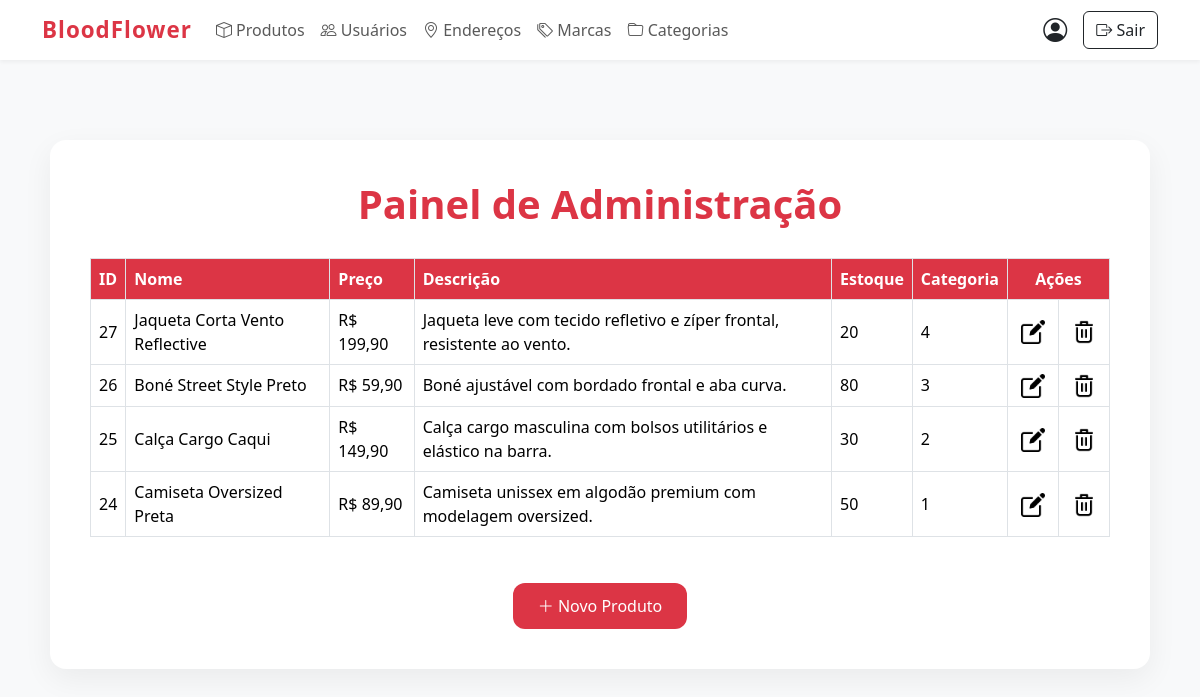
The app's page /inicioADM.php (signed in), older data.
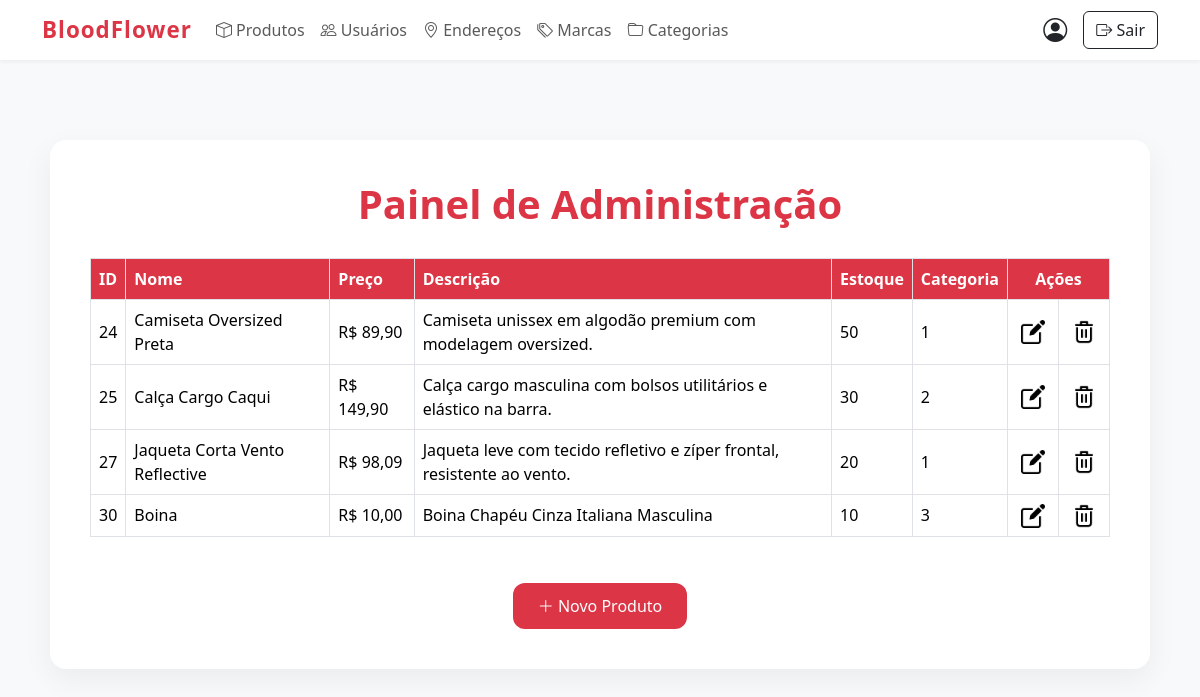
The same page, newer data.
### tables this page shows
CREATE TABLE IF NOT EXISTS `produtos` (
  `id` int NOT NULL AUTO_INCREMENT,
  `nome` varchar(100) NOT NULL,
  `descricao` text,
  `preco` decimal(10,2) NOT NULL,
  `preco_desconto` decimal(10,2) DEFAULT NULL,
  `estoque` int DEFAULT '0',
  `categoria_id` int DEFAULT NULL,
  `marca_id` int DEFAULT NULL,
  `imagem` varchar(255) DEFAULT NULL,
  PRIMARY KEY (`id`),
  KEY `categoria_id` (`categoria_id`),
  KEY `marca_id` (`marca_id`)
);

### inicioADM.php (the view, shortened to what this page needs)
<?php
include("conexao.php");
?>
<!DOCTYPE html>
<html lang="pt-br">
<head>
    <link href="https://cdn.jsdelivr.net/npm/bootstrap@5.3.3/dist/css/bootstrap.min.css" rel="stylesheet">
    <link href="https://cdn.jsdelivr.net/npm/bootstrap-icons@1.10.5/font/bootstrap-icons.css" rel="stylesheet">
</head>
<body>
<nav class="navbar navbar-expand-lg">
    <div class="container">
        <a class="navbar-brand" href="admin.php">BloodFlower</a>
        <div class="collapse navbar-collapse" id="navbarNavAdmin">
            <ul class="navbar-nav me-auto mb-2 mb-lg-0">
                <li class="nav-item">
                    <a class="nav-link" href="admin.php"><i class="bi bi-box"></i> Produtos</a>
                </li>
                <li class="nav-item">
                    <a class="nav-link" href="usuarios.php"><i class="bi bi-people"></i> Usuários</a>
                </li>
                <li class="nav-item">
                    <a class="nav-link" href="enderecos.php"><i class="bi bi-geo-alt"></i> Endereços</a>
                </li>
                <li class="nav-item">
                    <a class="nav-link" href="marcas.php"><i class="bi bi-tags"></i> Marcas</a>
                </li>
                <li class="nav-item">
                    <a class="nav-link" href="categorias.php"><i class="bi bi-folder"></i> Categorias</a>
                </li>
            </ul>
            <div class="d-flex align-items-center gap-3">
                <?php if (!isset($_SESSION['email'])) { ?>
                    <a href="entrar.php" class="btn btn-outline-dark btn-sm">Entrar</a>
                <?php } else { ?>
                    <a href="perfil.php" class="text-dark" title="Meu Perfil">
                        <i class="bi bi-person-circle fs-4"></i>
                    </a>
                <?php } ?>
                <a href="logoff.php" class="btn btn-outline-dark">
                    <i class="bi bi-box-arrow-right"></i> Sair
                </a>
            </div>
        </div>
    </div>
</nav>
<div class="container-admin">
    <h1>Painel de Administração</h1>
    <div class="table-responsive">
        <?php
        $sql  = "SELECT * FROM produtos";
        $result = mysqli_query($conn, $sql);
        if (mysqli_num_rows($result) > 0) {
            echo "<table class='table table-bordered align-middle'>";
            echo "<thead><tr>";
            echo "<th>ID</th>";
            echo "<th>Nome</th>";
            echo "<th>Preço</th>";
            echo "<th>Descrição</th>";
            echo "<th>Estoque</th>";
            echo "<th>Categoria</th>";
            echo "<th colspan='2' class='text-center'>Ações</th>";
            echo "</tr></thead><tbody>";
            while ($row = mysqli_fetch_assoc($result)) {
                echo "<tr>";
                echo "<td>" . $row["id"] . "</td>";
                echo "<td>" . $row["nome"] . "</td>";
                echo "<td>R$ " . number_format($row["preco"], 2, ',', '.') . "</td>";
                echo "<td>" . $row["descricao"] . "</td>";
                echo "<td>" . $row["estoque"] . "</td>";
                echo "<td>" . $row["categoria_id"] . "</td>";
                echo "<td class='text-center actions'>
                        <a href='formEditProduto.php?id_produto=" . $row['id'] . "'>
                            <img src='imagens/editar2.png' alt='Editar'>
                        </a>
                      </td>";
                echo "<td class='text-center actions'>
                        <a href='excluirProduto.php?id=" . $row['id'] . "' onclick='return confirm(\"Tem certeza que deseja excluir este produto?\")'>
                            <img src='imagens/lixo.png' alt='Excluir'>
                        </a>
                      </td>";
                echo "</tr>";
            }
            echo "</tbody></table>";
        } else {
            echo "<p class='no-produtos'>Nenhum produto cadastrado.</p>";
        }
        ?>
    </div>
    <div class="btn-actions">
        <a href="cadProduto.html" class="btn btn-admin"><i class="bi bi-plus-lg"></i> Novo Produto</a>
    </div>
</div>
</body>
</html>

Row changes from the older to the newer data that the page shows:
removed produtos: id "26", nome "Boné Street Style Preto", preco "59,90", descricao "Boné ajustável com bordado frontal e aba curva.", estoque "80", categoria "3"
shown differently, row unchanged: produtos "Camiseta Oversized Preta": moves up the list
shown differently, row unchanged: produtos "Calça Cargo Caqui": moves down the list
changed produtos "Jaqueta Corta Vento Reflective": preco "199,90" → "98,09"; categoria "4" → "1"
added produtos: id "30", nome "Boina", preco "10,00", descricao "Boina Chapéu Cinza Italiana Masculina", estoque "10", categoria "3"
